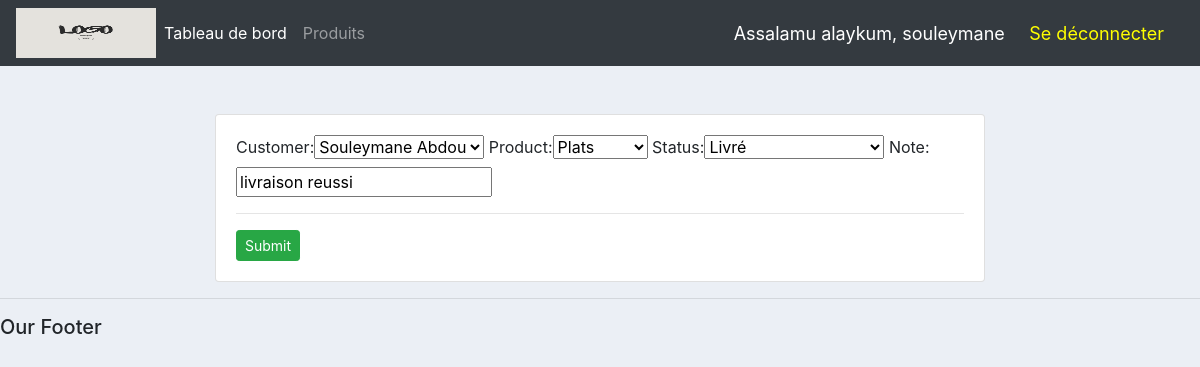
/update_order/5/ (signed in), run on the app's committed database.
### accounts/models.py (models this page shows, shortened)
class Order(models.Model):
    STATUS = (
        ('En attente', 'En attente'),
        ('En cours de livraison', 'En cours de livraison'),
        ('Livré', 'Livré'),
    )
    customer = models.ForeignKey(Customer, null=True, on_delete=models.SET_NULL)
    product = models.ForeignKey(Product, null=True, on_delete=models.SET_NULL)
    date_created = models.DateTimeField(auto_now_add=True, null=True)
    status = models.CharField(max_length=200, null=True, choices=STATUS)
    note = models.CharField(max_length=100, null=True)

### accounts/decorators.py (the view)
        def wrapper_func(request, *args, **kwargs):
            group = None
            if request.user.groups.exists():
                group = request.user.groups.all()[0].name
            if group in allowed_roles:
                return view_func(request, *args, **kwargs)
            else:
                return redirect('user_page')

### accounts/forms.py
class OrderForm(ModelForm):
    class Meta:
        model = Order
        fields = '__all__'

### accounts/models.py (called while the page is built)
    def __str__(self):
        return str(self.name) or ''

    def __str__(self):
        return self.name

### accounts/views/updateOrder.py (called while the page is built)
@login_required(login_url='login')
@allowed_users(allowed_roles=['admin'])
def updateOrder(request, pk):
    order = Order.objects.get(id=pk)
    form = OrderForm(instance=order)
    if request.method == "POST":
        form = OrderForm(request.POST, instance=order)
        if form.is_valid():
            form.save()
            return redirect('/')
    context = {'form': form}
    return render(request, 'accounts/updateOrder_form.html', context)

### accounts/templates/accounts/updateOrder_form.html (shortened to what this page needs)
{% extends 'accounts/main.html' %}
{% load static %}
{% block content %}
    <br>
    <br>
    <div class="row">
        <div class="container col-md-8 col-md-offset-2">
            <div class="card card-body">
                <form action="" method="POST">
                        {{form}}
                        <hr>
                    <div>
                        <input class="btn btn-success btn-sm" type="submit" name="confirm">
                    </div>
                </form>
            </div>
        </div>
    </div>
{% endblock %}

### accounts/templates/accounts/navbar.html (shortened to what this page needs)
{% load static %}
<nav class="navbar navbar-expand-lg navbar-dark bg-dark">
    <img style="height: 50px; width: 140px;" src="{% static 'images/logo1.png' %}">
    <div class="collapse navbar-collapse" id="navbarNav">
        <ul class="navbar-nav">
            {% if request.user.is_staff %}
            <li class="nav-item active">
                <a class="nav-link" href="{% url 'home' %}">Tableau de bord</a>
            </li>
            <li class="nav-item">
                <a class="nav-link" href="{% url 'products' %}">Produits</a>
            </li>
            {% else %}
            <li class="nav-item">
                <a class="nav-link" href="{% url 'account' %}">Paramètre</a>
            </li>
            {% endif %}
        </ul>
    </div>
    <span class="hello-msg">Assalamu alaykum, {{ request.user }}</span>&nbsp;
    <span><a class="href" href="{% url 'logout' %}">Se déconnecter</a></span>
</nav>

### static/css/main.css (style rules this page uses)
body { background-color: #ebeff5; }

### accounts/templates/accounts/navbar.html (style rules this page uses)
.hello-msg { font-size: 18px; color: white; margin-right: 20px; }
.href { font-size: 18px; color: yellow; margin-right: 20px; }

### data on the page
Order: customer "Souleymane Abdou", product "Plats", status "Livré", note "livraison reussi"

### other printed values
{{ request.user }} "souleymane"
